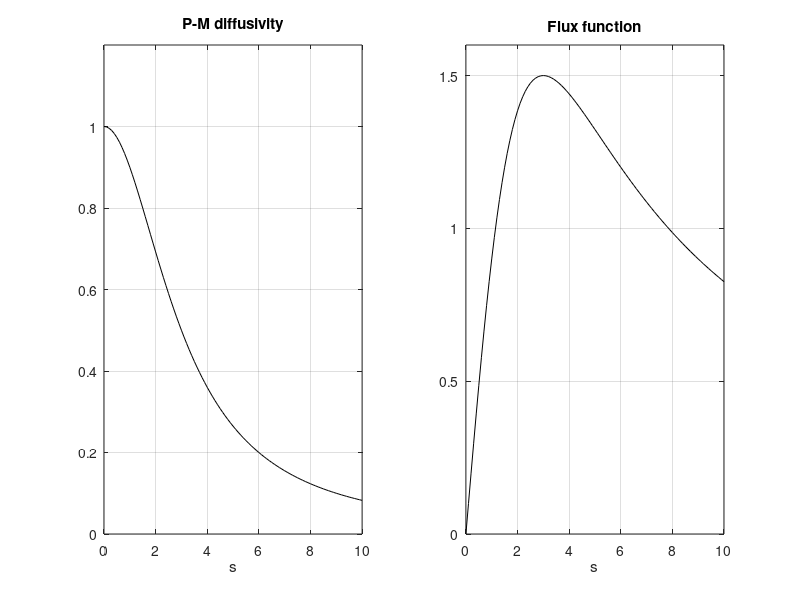

Here is the MATLAB script that generated this plot:
%Perona-Malik diffusivity function and flux function
% (first alternative)
%
lambda=3;
s=0:0.1:10; %variable values
g=1./(1+(s.^2/lambda^2));
f=s.*g;

figure(1)
subplot(1,2,1);
plot(s,g,'k');
xlabel('s'); grid;
title('P-M diffusivity');
axis([0 10 0 1.2]);

subplot(1,2,2);
plot(s,f,'k');
xlabel('s'); grid;
title('Flux function');
axis([0 10 0 1.6]);
